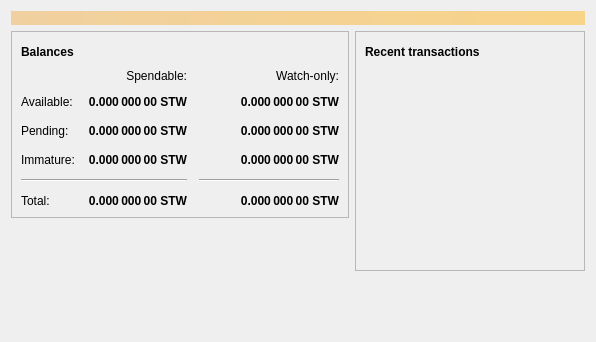
<?xml version="1.0" encoding="UTF-8"?>
<ui version="4.0">
 <class>OverviewPage</class>
 <widget class="QWidget" name="OverviewPage">
  <property name="geometry">
   <rect>
    <x>0</x>
    <y>0</y>
    <width>596</width>
    <height>342</height>
   </rect>
  </property>
  <property name="windowTitle">
   <string>Form</string>
  </property>
  <layout class="QVBoxLayout" name="topLayout">
   <item>
    <widget class="QLabel" name="labelAlerts">
     <property name="visible">
      <bool>false</bool>
     </property>
     <property name="styleSheet">
      <string notr="true">QLabel { background-color: qlineargradient(x1: 0, y1: 0, x2: 1, y2: 0, stop:0 #F0D0A0, stop:1 #F8D488); color:#000000; }</string>
     </property>
     <property name="wordWrap">
      <bool>true</bool>
     </property>
     <property name="margin">
      <number>3</number>
     </property>
     <property name="textInteractionFlags">
      <set>Qt::TextSelectableByMouse</set>
     </property>
    </widget>
   </item>
   <item>
    <layout class="QHBoxLayout" name="horizontalLayout" stretch="1,1">
     <item>
      <layout class="QVBoxLayout" name="verticalLayout_2">
       <item>
        <widget class="QFrame" name="frame">
         <property name="frameShape">
          <enum>QFrame::StyledPanel</enum>
         </property>
         <property name="frameShadow">
          <enum>QFrame::Raised</enum>
         </property>
         <layout class="QVBoxLayout" name="verticalLayout_4">
          <item>
           <layout class="QHBoxLayout" name="horizontalLayout_4">
            <item>
             <widget class="QLabel" name="label_5">
              <property name="font">
               <font>
                <weight>75</weight>
                <bold>true</bold>
               </font>
              </property>
              <property name="text">
               <string>Balances</string>
              </property>
             </widget>
            </item>
            <item>
             <widget class="QPushButton" name="labelWalletStatus">
              <property name="enabled">
               <bool>true</bool>
              </property>
              <property name="maximumSize">
               <size>
                <width>30</width>
                <height>16777215</height>
               </size>
              </property>
              <property name="toolTip">
               <string>The displayed information may be out of date. Your wallet automatically synchronizes with the Hashroot network after a connection is established, but this process has not completed yet.</string>
              </property>
              <property name="text">
               <string/>
              </property>
              <property name="icon">
               <iconset resource="../bitcoin.qrc">
                <normaloff>:/icons/warning</normaloff>
                <disabledoff>:/icons/warning</disabledoff>:/icons/warning</iconset>
              </property>
              <property name="iconSize">
               <size>
                <width>24</width>
                <height>24</height>
               </size>
              </property>
              <property name="flat">
               <bool>true</bool>
              </property>
             </widget>
            </item>
            <item>
             <spacer name="horizontalSpacer_3">
              <property name="orientation">
               <enum>Qt::Horizontal</enum>
              </property>
              <property name="sizeHint" stdset="0">
               <size>
                <width>40</width>
                <height>20</height>
               </size>
              </property>
             </spacer>
            </item>
           </layout>
          </item>
          <item>
           <layout class="QGridLayout" name="gridLayout">
            <property name="spacing">
             <number>12</number>
            </property>
            <item row="2" column="2">
             <widget class="QLabel" name="labelWatchPending">
              <property name="font">
               <font>
                <weight>75</weight>
                <bold>true</bold>
               </font>
              </property>
              <property name="cursor">
               <cursorShape>IBeamCursor</cursorShape>
              </property>
              <property name="toolTip">
               <string>Unconfirmed transactions to watch-only addresses</string>
              </property>
              <property name="text">
               <string notr="true">0.000 000 00 STW</string>
              </property>
              <property name="alignment">
               <set>Qt::AlignRight|Qt::AlignTrailing|Qt::AlignVCenter</set>
              </property>
              <property name="textInteractionFlags">
               <set>Qt::LinksAccessibleByMouse|Qt::TextSelectableByKeyboard|Qt::TextSelectableByMouse</set>
              </property>
             </widget>
            </item>
            <item row="2" column="1">
             <widget class="QLabel" name="labelUnconfirmed">
              <property name="font">
               <font>
                <weight>75</weight>
                <bold>true</bold>
               </font>
              </property>
              <property name="cursor">
               <cursorShape>IBeamCursor</cursorShape>
              </property>
              <property name="toolTip">
               <string>Total of transactions that have yet to be confirmed, and do not yet count toward the spendable balance</string>
              </property>
              <property name="text">
               <string notr="true">0.000 000 00 STW</string>
              </property>
              <property name="alignment">
               <set>Qt::AlignRight|Qt::AlignTrailing|Qt::AlignVCenter</set>
              </property>
              <property name="textInteractionFlags">
               <set>Qt::LinksAccessibleByMouse|Qt::TextSelectableByKeyboard|Qt::TextSelectableByMouse</set>
              </property>
             </widget>
            </item>
            <item row="3" column="2">
             <widget class="QLabel" name="labelWatchImmature">
              <property name="font">
               <font>
                <weight>75</weight>
                <bold>true</bold>
               </font>
              </property>
              <property name="cursor">
               <cursorShape>IBeamCursor</cursorShape>
              </property>
              <property name="toolTip">
               <string>Mined balance in watch-only addresses that has not yet matured</string>
              </property>
              <property name="text">
               <string notr="true">0.000 000 00 STW</string>
              </property>
              <property name="alignment">
               <set>Qt::AlignRight|Qt::AlignTrailing|Qt::AlignVCenter</set>
              </property>
              <property name="textInteractionFlags">
               <set>Qt::LinksAccessibleByMouse|Qt::TextSelectableByKeyboard|Qt::TextSelectableByMouse</set>
              </property>
             </widget>
            </item>
            <item row="4" column="0" colspan="2">
             <widget class="Line" name="line">
              <property name="orientation">
               <enum>Qt::Horizontal</enum>
              </property>
             </widget>
            </item>
            <item row="4" column="2">
             <widget class="Line" name="lineWatchBalance">
              <property name="sizePolicy">
               <sizepolicy hsizetype="Preferred" vsizetype="Fixed">
                <horstretch>0</horstretch>
                <verstretch>0</verstretch>
               </sizepolicy>
              </property>
              <property name="minimumSize">
               <size>
                <width>140</width>
                <height>0</height>
               </size>
              </property>
              <property name="orientation">
               <enum>Qt::Horizontal</enum>
              </property>
             </widget>
            </item>
            <item row="5" column="0">
             <widget class="QLabel" name="labelTotalText">
              <property name="text">
               <string>Total:</string>
              </property>
             </widget>
            </item>
            <item row="3" column="1">
             <widget class="QLabel" name="labelImmature">
              <property name="font">
               <font>
                <weight>75</weight>
                <bold>true</bold>
               </font>
              </property>
              <property name="cursor">
               <cursorShape>IBeamCursor</cursorShape>
              </property>
              <property name="toolTip">
               <string>Mined balance that has not yet matured</string>
              </property>
              <property name="text">
               <string notr="true">0.000 000 00 STW</string>
              </property>
              <property name="alignment">
               <set>Qt::AlignRight|Qt::AlignTrailing|Qt::AlignVCenter</set>
              </property>
              <property name="textInteractionFlags">
               <set>Qt::LinksAccessibleByMouse|Qt::TextSelectableByKeyboard|Qt::TextSelectableByMouse</set>
              </property>
             </widget>
            </item>
            <item row="2" column="3">
             <spacer name="horizontalSpacer_2">
              <property name="orientation">
               <enum>Qt::Horizontal</enum>
              </property>
              <property name="sizeHint" stdset="0">
               <size>
                <width>40</width>
                <height>20</height>
               </size>
              </property>
             </spacer>
            </item>
            <item row="3" column="0">
             <widget class="QLabel" name="labelImmatureText">
              <property name="text">
               <string>Immature:</string>
              </property>
             </widget>
            </item>
            <item row="5" column="1">
             <widget class="QLabel" name="labelTotal">
              <property name="font">
               <font>
                <weight>75</weight>
                <bold>true</bold>
               </font>
              </property>
              <property name="cursor">
               <cursorShape>IBeamCursor</cursorShape>
              </property>
              <property name="toolTip">
               <string>Your current total balance</string>
              </property>
              <property name="text">
               <string notr="true">0.000 000 00 STW</string>
              </property>
              <property name="alignment">
               <set>Qt::AlignRight|Qt::AlignTrailing|Qt::AlignVCenter</set>
              </property>
              <property name="textInteractionFlags">
               <set>Qt::LinksAccessibleByMouse|Qt::TextSelectableByKeyboard|Qt::TextSelectableByMouse</set>
              </property>
             </widget>
            </item>
            <item row="5" column="2">
             <widget class="QLabel" name="labelWatchTotal">
              <property name="font">
               <font>
                <weight>75</weight>
                <bold>true</bold>
               </font>
              </property>
              <property name="cursor">
               <cursorShape>IBeamCursor</cursorShape>
              </property>
              <property name="toolTip">
               <string>Current total balance in watch-only addresses</string>
              </property>
              <property name="text">
               <string notr="true">0.000 000 00 STW</string>
              </property>
              <property name="alignment">
               <set>Qt::AlignRight|Qt::AlignTrailing|Qt::AlignVCenter</set>
              </property>
              <property name="textInteractionFlags">
               <set>Qt::LinksAccessibleByMouse|Qt::TextSelectableByKeyboard|Qt::TextSelectableByMouse</set>
              </property>
             </widget>
            </item>
            <item row="0" column="2">
             <widget class="QLabel" name="labelWatchonly">
              <property name="text">
               <string>Watch-only:</string>
              </property>
              <property name="alignment">
               <set>Qt::AlignRight|Qt::AlignTrailing|Qt::AlignVCenter</set>
              </property>
             </widget>
            </item>
            <item row="1" column="0">
             <widget class="QLabel" name="labelBalanceText">
              <property name="text">
               <string>Available:</string>
              </property>
             </widget>
            </item>
            <item row="1" column="1">
             <widget class="QLabel" name="labelBalance">
              <property name="font">
               <font>
                <weight>75</weight>
                <bold>true</bold>
               </font>
              </property>
              <property name="cursor">
               <cursorShape>IBeamCursor</cursorShape>
              </property>
              <property name="toolTip">
               <string>Your current spendable balance</string>
              </property>
              <property name="text">
               <string notr="true">0.000 000 00 STW</string>
              </property>
              <property name="alignment">
               <set>Qt::AlignRight|Qt::AlignTrailing|Qt::AlignVCenter</set>
              </property>
              <property name="textInteractionFlags">
               <set>Qt::LinksAccessibleByMouse|Qt::TextSelectableByKeyboard|Qt::TextSelectableByMouse</set>
              </property>
             </widget>
            </item>
            <item row="1" column="2">
             <widget class="QLabel" name="labelWatchAvailable">
              <property name="font">
               <font>
                <weight>75</weight>
                <bold>true</bold>
               </font>
              </property>
              <property name="cursor">
               <cursorShape>IBeamCursor</cursorShape>
              </property>
              <property name="toolTip">
               <string>Your current balance in watch-only addresses</string>
              </property>
              <property name="text">
               <string notr="true">0.000 000 00 STW</string>
              </property>
              <property name="alignment">
               <set>Qt::AlignRight|Qt::AlignTrailing|Qt::AlignVCenter</set>
              </property>
              <property name="textInteractionFlags">
               <set>Qt::LinksAccessibleByMouse|Qt::TextSelectableByKeyboard|Qt::TextSelectableByMouse</set>
              </property>
             </widget>
            </item>
            <item row="2" column="0">
             <widget class="QLabel" name="labelPendingText">
              <property name="text">
               <string>Pending:</string>
              </property>
             </widget>
            </item>
            <item row="0" column="1">
             <widget class="QLabel" name="labelSpendable">
              <property name="text">
               <string>Spendable:</string>
              </property>
              <property name="alignment">
               <set>Qt::AlignRight|Qt::AlignTrailing|Qt::AlignVCenter</set>
              </property>
             </widget>
            </item>
           </layout>
          </item>
         </layout>
        </widget>
       </item>
       <item>
        <spacer name="verticalSpacer">
         <property name="orientation">
          <enum>Qt::Vertical</enum>
         </property>
         <property name="sizeHint" stdset="0">
          <size>
           <width>20</width>
           <height>40</height>
          </size>
         </property>
        </spacer>
       </item>
      </layout>
     </item>
     <item>
      <layout class="QVBoxLayout" name="verticalLayout_3">
       <item>
        <widget class="QFrame" name="frame_2">
         <property name="frameShape">
          <enum>QFrame::StyledPanel</enum>
         </property>
         <property name="frameShadow">
          <enum>QFrame::Raised</enum>
         </property>
         <layout class="QVBoxLayout" name="verticalLayout">
          <item>
           <layout class="QHBoxLayout" name="horizontalLayout_2">
            <item>
             <widget class="QLabel" name="label_4">
              <property name="font">
               <font>
                <weight>75</weight>
                <bold>true</bold>
               </font>
              </property>
              <property name="text">
               <string>Recent transactions</string>
              </property>
             </widget>
            </item>
            <item>
             <widget class="QPushButton" name="labelTransactionsStatus">
              <property name="enabled">
               <bool>true</bool>
              </property>
              <property name="maximumSize">
               <size>
                <width>30</width>
                <height>16777215</height>
               </size>
              </property>
              <property name="toolTip">
               <string>The displayed information may be out of date. Your wallet automatically synchronizes with the Hashroot network after a connection is established, but this process has not completed yet.</string>
              </property>
              <property name="text">
               <string/>
              </property>
              <property name="icon">
               <iconset resource="../bitcoin.qrc">
                <normaloff>:/icons/warning</normaloff>
                <disabledoff>:/icons/warning</disabledoff>:/icons/warning</iconset>
              </property>
              <property name="iconSize">
               <size>
                <width>24</width>
                <height>24</height>
               </size>
              </property>
              <property name="flat">
               <bool>true</bool>
              </property>
             </widget>
            </item>
            <item>
             <spacer name="horizontalSpacer">
              <property name="orientation">
               <enum>Qt::Horizontal</enum>
              </property>
              <property name="sizeHint" stdset="0">
               <size>
                <width>40</width>
                <height>20</height>
               </size>
              </property>
             </spacer>
            </item>
           </layout>
          </item>
          <item>
           <widget class="QListView" name="listTransactions">
            <property name="styleSheet">
             <string notr="true">QListView { background: transparent; }</string>
            </property>
            <property name="frameShape">
             <enum>QFrame::NoFrame</enum>
            </property>
            <property name="verticalScrollBarPolicy">
             <enum>Qt::ScrollBarAlwaysOff</enum>
            </property>
            <property name="horizontalScrollBarPolicy">
             <enum>Qt::ScrollBarAlwaysOff</enum>
            </property>
            <property name="selectionMode">
             <enum>QAbstractItemView::NoSelection</enum>
            </property>
           </widget>
          </item>
         </layout>
        </widget>
       </item>
       <item>
        <spacer name="verticalSpacer_2">
         <property name="orientation">
          <enum>Qt::Vertical</enum>
         </property>
         <property name="sizeHint" stdset="0">
          <size>
           <width>20</width>
           <height>40</height>
          </size>
         </property>
        </spacer>
       </item>
      </layout>
     </item>
    </layout>
   </item>
  </layout>
 </widget>
 <resources/>
 <connections/>
</ui>
